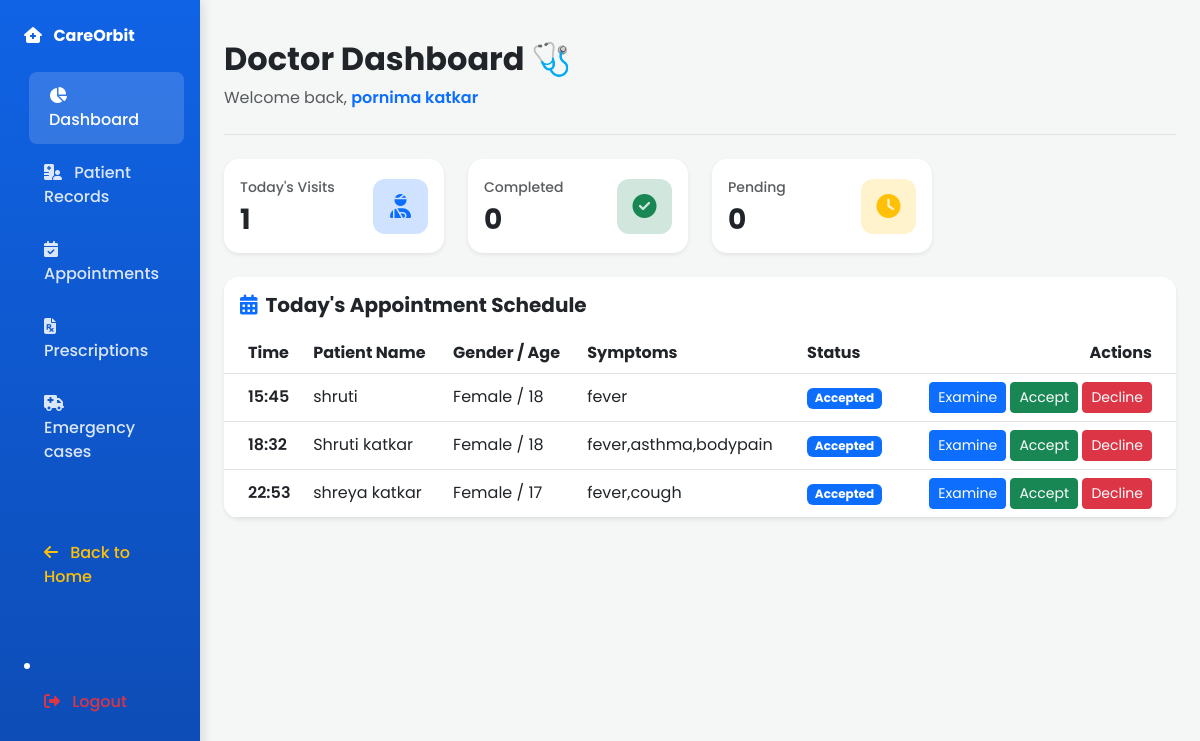
/doctor-dashboard (signed in), run on the app's committed database.
### models.py (models this page shows)
class Appointment(db.Model):
    id = db.Column(
        db.Integer,
        primary_key=True
    )
    patient_id = db.Column(
        db.Integer,
        db.ForeignKey("patient.id"),
        nullable=True
    )
    patient_name = db.Column(
        db.String(100),
        nullable=False
    )
    doctor_name = db.Column(
        db.String(150),
        nullable=False
    )
    age = db.Column(
        db.Integer,
        nullable=False
    )
    gender = db.Column(
        db.String(20),
        nullable=False
    )
    symptoms = db.Column(
        db.String(200),
        nullable=False
    )
    appointment_date = db.Column(
        db.Date,
        nullable=True
    )
    appointment_time = db.Column(
        db.String(50),
        nullable=True
    )
    time = db.Column(
        db.String(50),
        nullable=True
    )
    status = db.Column(
        db.String(50),
        default="Pending"
    )

### app.py (the view)
@app.route("/doctor-dashboard")
def doctor_dashboard():
    if (
        "role" not in session
        or session.get("role") != "doctor"
    ):
        flash("Please login as doctor.", "danger")
        return redirect(url_for("doctor_login"))
    today = datetime.today().date()
    appointments_list = Appointment.query.all()
    for appointment in appointments_list:
        print(
            "Appointment ID :",appointment.id,
            "Patient ID :", appointment.patient_id,
            "Patient :", appointment.patient_name
        )
    todays_count = Appointment.query.filter_by(
        appointment_date=today
    ).count()
    completed_visits = Appointment.query.filter_by(
        status="Completed"
    ).count()
    pending_visits = Appointment.query.filter_by(
        status="Pending"
    ).count()
    return render_template(
        "doctor_dashboard.html",
        appointments=appointments_list,
        todays_count=todays_count,
        completed_count=completed_visits,
        pending_count=pending_visits,
        doctor_name=session.get("full_name", "Doctor")
    )

### templates/doctor_dashboard.html (shortened to what this page needs)
<!DOCTYPE html>
<html lang="en">
<head>
    <link href="https://cdn.jsdelivr.net/npm/bootstrap@5.3.0/dist/css/bootstrap.min.css" rel="stylesheet">
    <link rel="stylesheet" href="https://cdnjs.cloudflare.com/ajax/libs/font-awesome/6.4.0/css/all.min.css">
</head>
<body>
<div class="container-fluid">
    <div class="row">
        <nav class="col-md-3 col-lg-2 d-md-block sidebar collapse p-4">
            <div class="sidebar-brand fw-bold mb-4"><i class="fa-solid fa-house-medical me-2"></i> CareOrbit</div>
            <ul class="nav flex-column">
                <li class="nav-item"><a class="nav-link active" href="#"><i class="fa-solid fa-chart-pie me-2"></i> Dashboard</a></li>
                <li class="nav-item"><a class="nav-link" href="/patient-records"><i class="fa-solid fa-hospital-user me-2"></i> Patient Records</a></li>
                <li class="nav-item">
    <a class="nav-link" href="/appointments"><i class="fa-solid fa-calendar-check me-2"></i> Appointments</a>
</li>
<li class="nav-item">
    <a class="nav-link" href="/prescriptions"><i class="fa-solid fa-file-prescription me-2"></i> Prescriptions</a>
</li>
<li class="nav-item">
    <a class="nav-link" href="/emergency-cases"><i class="fa-solid fa-truck-medical me-2"></i> Emergency cases</a>
</li>
                <li class="nav-item mt-5"><a class="nav-link text-warning" href="/"><i class="fa-solid fa-arrow-left me-2"></i> Back to Home</a></li>
            </ul>
            <li class="nav-item mt-5">
    <a class="nav-link text-danger" href="/doctor-logout">
        <i class="fa-solid fa-right-from-bracket me-2"></i>
        Logout
    </a>
</li>
        </nav>
        <main class="col-md-9 ms-sm-auto col-lg-10 px-md-4 py-4">
            <div class="d-flex justify-content-between align-items-center pt-3 pb-2 mb-4 border-bottom">
                <div>
                    <h1 class="h2 fw-bold text-dark">Doctor Dashboard 🩺</h1>
                    <p class="text-muted">Welcome back, <span class="text-primary fw-semibold">{{doctor_name}}</span></p>
                </div>
            </div>
<div class="row g-4 mb-4">
    <div class="col-12 col-sm-6 col-lg-3">
        <div class="card stat-card p-3 shadow-sm">
            <div class="d-flex align-items-center justify-content-between">
                <div>
                    <span class="text-muted small fw-medium">Today's Visits</span>
                    <h3 class="fw-bold text-dark mt-1 mb-0">{{ todays_count }}</h3>
                </div>
                <div class="stat-icon bg-primary-subtle text-primary">
                    <i class="fa-solid fa-user-injured fa-xl"></i>
                </div>
            </div>
        </div>
    </div>
    <div class="col-12 col-sm-6 col-lg-3">
        <div class="card stat-card p-3 shadow-sm">
            <div class="d-flex align-items-center justify-content-between">
                <div>
                    <span class="text-muted small fw-medium">Completed</span>
                    <h3 class="fw-bold text-dark mt-1 mb-0">{{ completed_count }}</h3>
                </div>
                <div class="stat-icon bg-success-subtle text-success">
                    <i class="fa-solid fa-circle-check fa-xl"></i>
                </div>
            </div>
        </div>
    </div>
    <div class="col-12 col-sm-6 col-lg-3">
        <div class="card stat-card p-3 shadow-sm">
            <div class="d-flex align-items-center justify-content-between">
                <div>
                    <span class="text-muted small fw-medium">Pending</span>
                    <h3 class="fw-bold text-dark mt-1 mb-0">{{ pending_count }}</h3>
                </div>
                <div class="stat-icon bg-warning-subtle text-warning">
                    <i class="fa-solid fa-clock fa-xl"></i>
                </div>
            </div>
        </div>
    </div>
</div>
            <div class="card table-card shadow-sm">
                <div class="card-header bg-white py-3 border-0"><h5 class="m-0 fw-bold"><i class="fa-solid fa-calendar-alt text-primary me-2"></i>Today's Appointment Schedule</h5></div>
                <div class="table-responsive">
                    <table class="table table-hover align-middle mb-0">
                        <thead>
                            <tr>
                                <th class="ps-4">Time</th>
                                <th>Patient Name</th>
                                <th>Gender / Age</th>
                                <th>Symptoms</th>
                                <th>Status</th>
                                <th class="text-end pe-4">Actions</th>
                            </tr>
                        </thead>
                        <tbody>
                            {% for appointment in appointments %}
                            <tr>
                                <td class="ps-4 fw-semibold">{{ appointment.time }}</td>
                                <td>{{ appointment.patient_name }}</td>
                                <td>{{ appointment.gender }} / {{ appointment.age }}</td>
                                <td>{{ appointment.symptoms }}</td>
                                <td>
    {% if appointment.status == "Completed" %}
        <span class="badge bg-success">Completed</span>
    {% elif appointment.status == "Accepted" %}
        <span class="badge bg-primary">Accepted</span>
    {% elif appointment.status == "Declined" %}
        <span class="badge bg-danger">Declined</span>
    {% elif appointment.status == "Dispensed" %}
        <span class="badge bg-info">Dispensed</span>
    {% else %}
        <span class="badge bg-warning text-dark">Pending</span>
    {% endif %}
</td>
                                <td class="text-end pe-4">
    <a href="/patient-records/{{ appointment.patient_id }}" class="btn btn-sm btn-primary">Examine</a>
    <form action="/appointment-status/{{ appointment.id }}/Accepted" method="POST" style="display:inline;">
        <button type="submit" class="btn btn-sm btn-success">Accept</button>
    </form>
    <form action="/appointment-status/{{ appointment.id }}/Declined" method="POST" style="display:inline;">
        <button type="submit" class="btn btn-sm btn-danger">Decline</button>
    </form>
</td>
                            </tr>
                            {% else %}
                            <tr><td colspan="6" class="text-center py-4 text-muted">No appointments found.</td></tr>
                            {% endfor %}
                        </tbody>
                    </table>
                </div>
            </div>
        </main>
    </div>
</div>
</body>
</html>

### templates/doctor_dashboard.html (style rules this page uses)
body { font-family: 'Poppins', sans-serif; background-color: #f4f7f6; }
.sidebar { min-height: 100vh; background: linear-gradient(180deg, #1063e5 0%, #0d4bb3 100%); color: white; box-shadow: 4px 0 10px rgba(0,0,0,0.1); }
.sidebar .nav-link { color: rgba(255, 255, 255, 0.85); font-weight: 500; padding: 12px 20px; border-radius: 8px; transition: all 0.3s ease; margin-bottom: 5px; }
.sidebar .nav-link:hover, .sidebar .nav-link.active { color: white; background-color: rgba(255, 255, 255, 0.15); transform: translateX(5px); }
.stat-card { border: none; border-radius: 15px; background: white; }
.stat-icon { width: 55px; height: 55px; border-radius: 12px; display: flex; align-items: center; justify-content: center; }
.table-card { border: none; border-radius: 15px; overflow: hidden; background: white; }

### data on the page
Appointment: time "15:45", patient_name "shruti", gender "Female", age "18", symptoms "fever", status "Accepted"
Appointment: time "18:32", patient_name "Shruti katkar", gender "Female", age "18", symptoms "fever,asthma,bodypain", status "Accepted"
Appointment: time "22:53", patient_name "shreya katkar", gender "Female", age "17", symptoms "fever,cough", status "Accepted"

### other printed values
{{ doctor_name }} "pornima katkar"
{{ todays_count }} "1"
{{ completed_count }} "0"
{{ pending_count }} "0"
